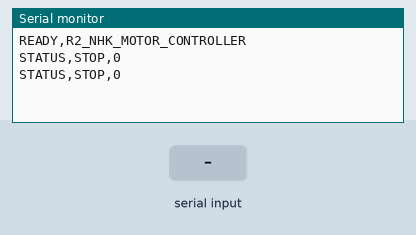
Simulated run of this sketch. Board: ESP32. On the bench: the last lines printed to the serial monitor. The test bench sets the inputs (shaded band).

Above: at 1.2 s.
1.3 s: "FWD 1\n" received over Serial
At 1.9 s:
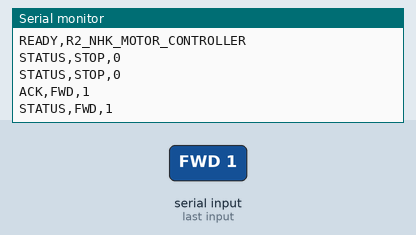
3.0 s: "STOP 1\n" received over Serial
At 3.31 s:
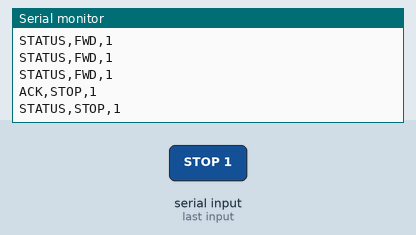
4.5 s: "TURN_L\n" received over Serial
At 4.9 s:
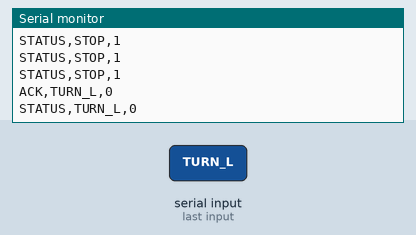
6.0 s: "TURN_R\n" received over Serial
At 6.31 s:
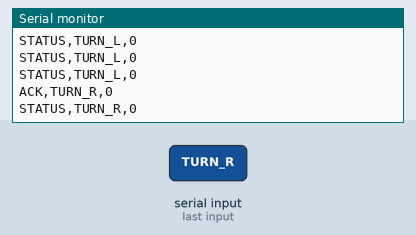
7.5 s: "EMERGENCY_STOP\n" received over Serial
At 7.9 s:
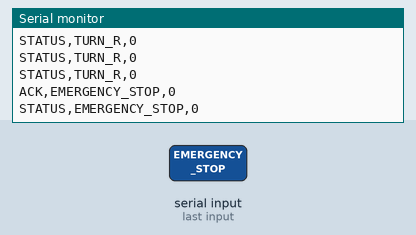

The sketch:

motor_controller.ino
```cpp
// R2 / NHK Robot Control Dashboard ESP32 command receiver.
// Ver.1 logs received commands and keeps motor-control hooks ready.

String currentCommand = "STOP";
int currentPower = 0;

struct MotorCommand {
  String name;
  int power;
  bool valid;
};

MotorCommand parseCommand(String line) {
  line.trim();
  line.toUpperCase();

  int spaceIndex = line.indexOf(' ');
  String name = spaceIndex >= 0 ? line.substring(0, spaceIndex) : line;
  int power = spaceIndex >= 0 ? line.substring(spaceIndex + 1).toInt() : 0;

  bool valid = name == "FWD" || name == "STOP" || name == "TURN_L" || name == "TURN_R" || name == "EMERGENCY_STOP";
  return {name, power, valid};
}

void applyMotorCommand(const MotorCommand& command) {
  currentCommand = command.name;
  currentPower = command.power;

  // TODO: Add motor driver PWM and direction control here.
  // FWD uses positive left/right PWM.
  // TURN_L and TURN_R use opposite wheel directions.
  // EMERGENCY_STOP should disable motor outputs immediately.
}

void setup() {
  Serial.begin(115200);
  Serial.setTimeout(20);
  Serial.println("READY,R2_NHK_MOTOR_CONTROLLER");
}

void loop() {
  if (Serial.available()) {
    String line = Serial.readStringUntil('\n');
    MotorCommand command = parseCommand(line);
    if (command.valid) {
      applyMotorCommand(command);
      Serial.print("ACK,");
      Serial.print(currentCommand);
      Serial.print(",");
      Serial.println(currentPower);
    } else {
      Serial.print("ERR,UNKNOWN_COMMAND,");
      Serial.println(line);
    }
  }

  static unsigned long lastReport = 0;
  unsigned long now = millis();
  if (now - lastReport >= 500) {
    lastReport = now;
    Serial.print("STATUS,");
    Serial.print(currentCommand);
    Serial.print(",");
    Serial.println(currentPower);
  }
}
```

Measured:
- after the input at 1.3 s, the serial monitor: prints a new line at once (image 1)
- after the input at 3.0 s, the serial monitor: prints a new line at once (image 2)
- after the input at 4.5 s, the serial monitor: prints a new line at once (image 3)
- after the input at 6.0 s, the serial monitor: prints a new line at once (image 4)
- after the input at 7.5 s, the serial monitor: prints a new line at once (image 5)
